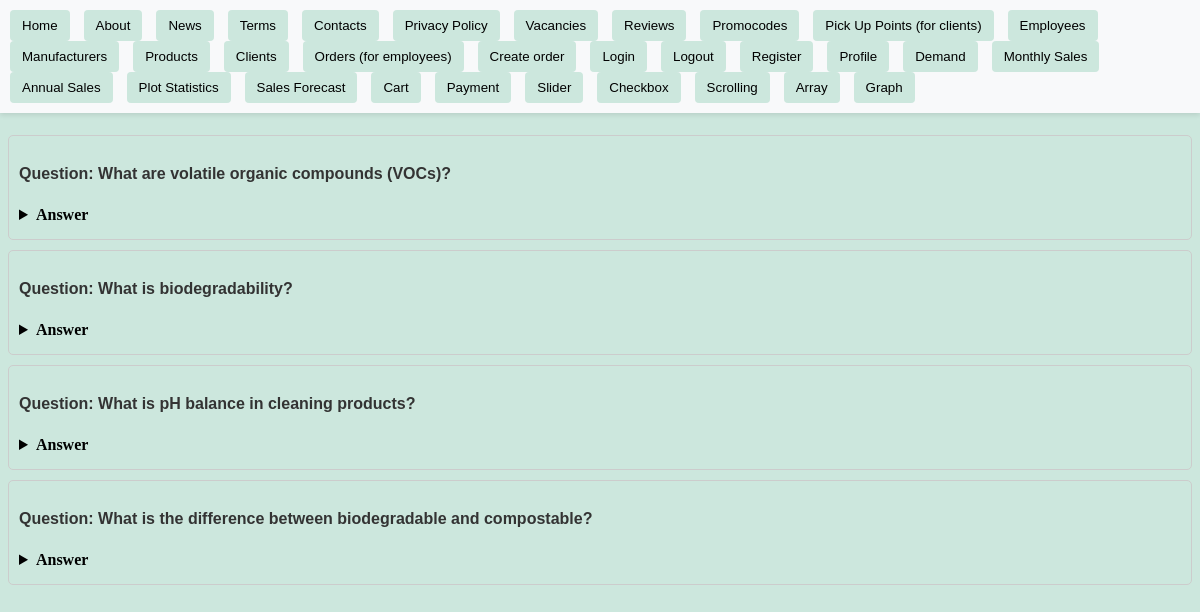
The app's page /terms/ with its own data.
### store/models.py (models this page shows, shortened)
class Term(models.Model):
    question = models.CharField(max_length=255)
    answer = models.TextField()
    date_added = models.DateField(auto_now_add=True)

### store/views/pages_views.py (the view)
# urls.py: path("terms/", terms_page_view, name="terms"),
def terms_page_view(request):
    terms = Term.objects.all()
    context = {"terms": terms}
    logger.log(settings.LOGGING_LEVELS["info"], "VIEW: terms_page_view")
    return render(request, "pages/terms_page.html", context)

### store/templates/pages/terms_page.html (shortened to what this page needs)
{% extends "base.html" %}
{% block content%}
    <h2>Terms list</h2>
    <ul class="terms-list">
        {% for term in terms %}
        <li class="term-item">
            <p class="term-question">Question: {{ term.question }}</p>
            <details class="term-answer">
                <summary>Answer</summary>
            </details>
        </li>
        {% endfor %}
    </ul>
{% endblock content %}

### static/styles.css (style rules this page uses)
p { font-family: Arial, sans-serif; font-size: 16px; color: #333; line-height: 1.5; margin-bottom: 20px; }
body { background-color: #cce7dd; }

### store/templates/pages/terms_page.html (style rules this page uses)
.terms-list { list-style-type: none; padding: 0; margin: 0; }
.term-item { border: 1px solid #ccc; border-radius: 5px; margin: 10px 0; padding: 10px; transition: background-color 0.3s; }
.term-question { font-weight: bold; }
.term-answer summary { cursor: pointer; font-weight: bold; margin-bottom: 5px; }

### records on screen
Term: question "What are volatile organic compounds (VOCs)?"
Term: question "What is biodegradability?"
Term: question "What is pH balance in cleaning products?"
Term: question "What is the difference between biodegradable and compostable?"
